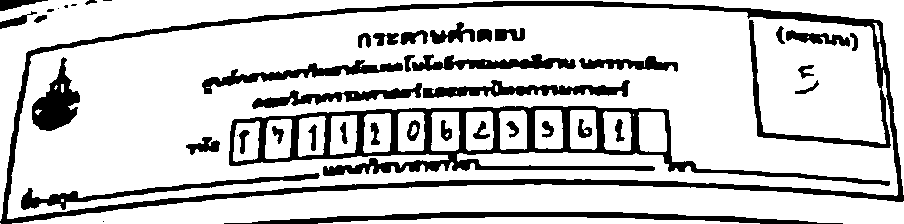
#> input picture code2/img1.png, 904 x 224 px, found by its file name
$ python detect_num.py
#> lines starting #> are read from the running program, lines starting #| are printed output that depends on the picture; after the words box and inside, x2 and y2 are one past the last pixel; in counts of white or black regions, pixels touching at a corner belong together
import cv2
import numpy as np

# image = cv2.imread("testbug/re/img231.png")
image = cv2.imread("testscane/img1.png")
#> image is the input picture: shape (224, 904, 3); 79.4% white; 46 black regions (7 under 20 px), largest, box (x1, y1, x2, y2) and area: (0, 1, 904, 224) 12668, (229, 106, 890, 186) 10400, (224, 212, 843, 224) 2916
# arr = []
gray=cv2.cvtColor(image,cv2.COLOR_BGR2GRAY)
edged = cv2.Canny(image, 10, 250)
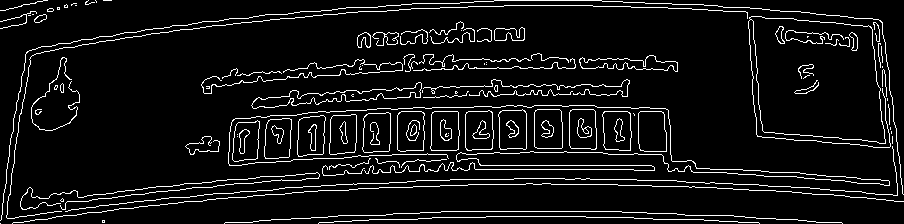
#> edged: shape (224, 904); 7.4% white in thin lines or dots

dst = cv2.fastNlMeansDenoising(image, None, 10, 10, 100)
(cnts, _) = cv2.findContours(edged.copy(), cv2.RETR_EXTERNAL, cv2.CHAIN_APPROX_SIMPLE)
#> cnts = 87 contours, 62 with area under 20; largest, box (x1, y1, x2, y2) and area: (748, 16, 891, 148) 13894, (251, 82, 422, 109) 1447, (534, 109, 563, 149) 1070, (638, 111, 667, 152) 1062, (430, 111, 460, 151) 1056
idx = 0
for c in cnts:
    x,y,w,h = cv2.boundingRect(c)


    print( x,y,w,h)
    if w>40 and h>60 :
        if w<55 and h<70 :

            idx+=1
            new_img=image[y:y+h,x:x+w]
            cv2.imwrite("testscane/img"+ str(idx) + '.png', new_img)
#> this loop made 87 passes
#> (x, y, w, h) on passes 1, 3, 4, 5, 6, 7, 8, 9, 10, 11, 12, 14: (0, 223, 1, 1), (318, 216, 442, 8), (224, 211, 619, 13), (60, 198, 4, 4), (12, 183, 892, 41), (20, 172, 300, 38), (322, 165, 43, 11), (401, 159, 46, 9), (375, 158, 25, 10), (329, 158, 42, 12), (65, 146, 833, 66), (185, 136, 35, 19)
#> (c, x, y, w, h) on passes 2, 13, 15, 16, 21, 34: ([[102, 220], [102, 222], [104, 222], [104, 220]], 102, 220, 3, 3), ([[892, 136], [892, 143]], 892, 136, 1, 8), ([[891, 131], [891, 133]], 891, 131, 1, 3), ([[890, 127], [890, 129]], 890, 127, 1, 3), ([[633, 113], [634, 114], [634, 115], [634, 114]], 633, 113, 2, 3), ([[887, 98], [887, 100]], 887, 98, 1, 3)
#| 0 223 1 1
#| 102 220 3 3
#| 318 216 442 8
#| 224 211 619 13
#| 60 198 4 4
#| 12 183 892 41
#| 20 172 300 38
#| 322 165 43 11
#> (further printed lines are left out)
#> after the loop, idx = 0
